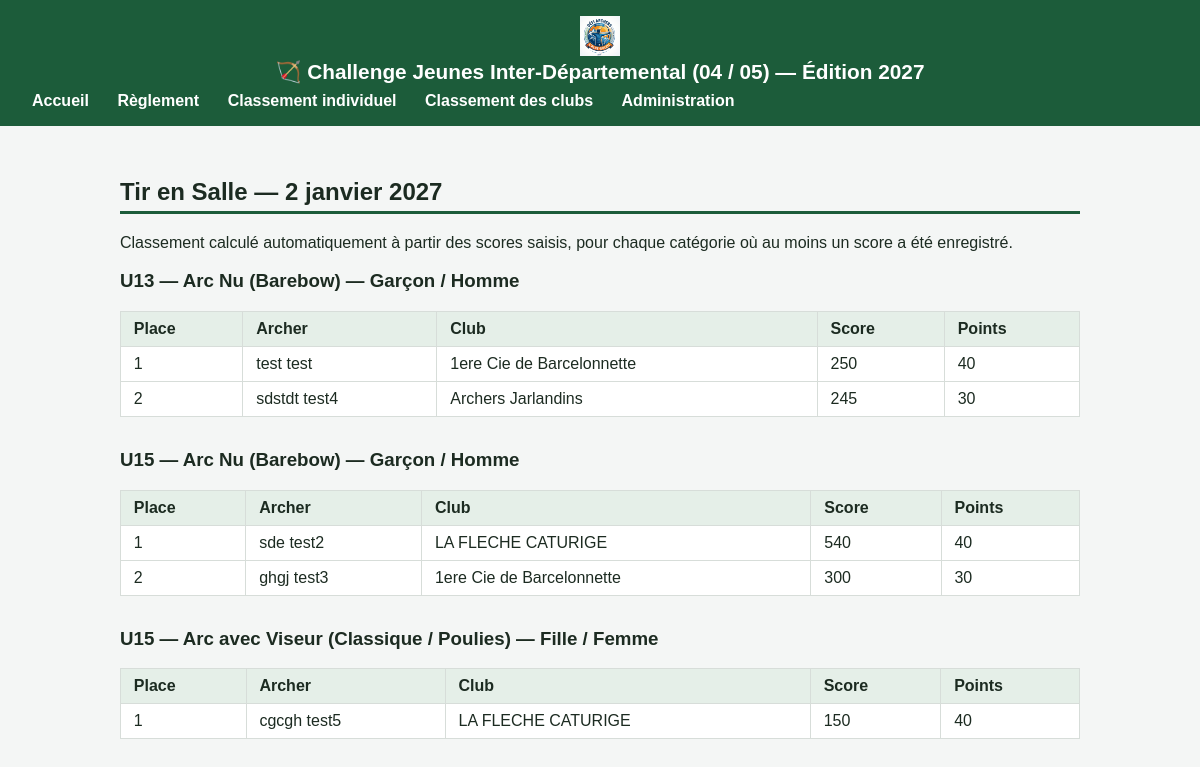
Screenshot of /epreuve/1/ with the database file from the repository.
### challenge/models.py (models this page shows, shortened)
class Epreuve(models.Model):
    DISCIPLINE_CHOICES = [
        ("SALLE", "Tir en Salle"),
        ("FEDERAL", "Tir Fédéral (Tir à l'Extérieur)"),
        ("CAMPAGNE", "Tir de Campagne"),
        ("NATURE", "Tir Nature"),
        ("3D", "Tir 3D"),
        ("BEURSAULT", "Tir Beursault"),
        ("RUN", "Run Archery"),
    ]
    discipline = models.CharField(max_length=10, choices=DISCIPLINE_CHOICES, unique=True)
    edition = models.PositiveIntegerField(default=2026)
    date = models.DateField()
    lieu = models.CharField(max_length=150, blank=True)
    class Meta:
        ordering = ["date"]

class Archer(models.Model):
    SEXE_CHOICES = [
        ("F", "Fille / Femme"),
        ("H", "Garçon / Homme"),
    ]
    CATEGORIE_AGE_CHOICES = [
        ("U11", "U11"),
        ("U13", "U13"),
        ("U15", "U15"),
        ("U18", "U18"),
    ]
    TYPE_ARC_CHOICES = [
        ("NU", "Arc Nu (Barebow)"),
        ("VISEUR", "Arc avec Viseur (Classique / Poulies)"),
    ]
    nom = models.CharField(max_length=100)
    prenom = models.CharField(max_length=100)
    date_naissance = models.DateField()
    club = models.ForeignKey(Club, on_delete=models.CASCADE, related_name="archers")
    sexe = models.CharField(max_length=1, choices=SEXE_CHOICES)
    categorie_age = models.CharField(max_length=3, choices=CATEGORIE_AGE_CHOICES)
    type_arc = models.CharField(max_length=6, choices=TYPE_ARC_CHOICES)
    licence_a_jour = models.BooleanField(
        default=True,
        help_text="Doit être coché pour que l'archer soit éligible (Article 2).",
    )
    numero_licence = models.CharField(max_length=30, blank=True)
    class Meta:
        ordering = ["nom", "prenom"]

class Club(models.Model):
    DEPARTEMENTS = [
        ("04", "Alpes-de-Haute-Provence (04)"),
        ("05", "Hautes-Alpes (05)"),
    ]
    nom = models.CharField(max_length=150, unique=True)
    departement = models.CharField(max_length=2, choices=DEPARTEMENTS)
    logo = models.ImageField(
        upload_to="clubs/",
        blank=True,
        null=True,
        help_text="Logo du club (facultatif), affiché sur le classement des clubs.",
    )
    class Meta:
        ordering = ["nom"]

### challenge/views.py (the view)
# urls.py: path("epreuve/<int:epreuve_id>/", views.detail_epreuve, name="detail_epreuve"),
def detail_epreuve(request, epreuve_id):
    epreuve = get_object_or_404(Epreuve, pk=epreuve_id)
    blocs = []
    for age_code, age_label in Archer.CATEGORIE_AGE_CHOICES:
        for arc_code, arc_label in Archer.TYPE_ARC_CHOICES:
            for sexe_code, sexe_label in Archer.SEXE_CHOICES:
                lignes = classement_epreuve_categorie(epreuve, age_code, arc_code, sexe_code)
                if not lignes:
                    continue
                blocs.append({
                    "titre": f"{age_label} — {arc_label} — {sexe_label}",
                    "lignes": lignes,
                })
    return render(request, "challenge/detail_epreuve.html", {"epreuve": epreuve, "blocs": blocs})

### challenge/models.py (called while the page is built)
    @classmethod
    def points_pour_place(cls, place: int) -> int:
        return cls.BAREME.get(place, cls.POINTS_AUTRES_PARTICIPANTS)

### challenge/services.py (called while the page is built)
def classement_epreuve_categorie(
    epreuve: Epreuve, categorie_age: str, type_arc: str, sexe: str
) -> list[dict]:
    resultats = list(
        Resultat.objects.filter(
            epreuve=epreuve,
            archer__categorie_age=categorie_age,
            archer__type_arc=type_arc,
            archer__sexe=sexe,
            archer__licence_a_jour=True,
        ).select_related("archer").order_by("-score", "archer__nom")
    )
    lignes = []
    dernier_score = None
    place_courante = 0
    for rang, res in enumerate(resultats, start=1):
        if res.score != dernier_score:
            place_courante = rang
            dernier_score = res.score
        lignes.append({
            "archer": res.archer,
            "score": res.score,
            "place": place_courante,
            "points": Resultat.points_pour_place(place_courante),
        })
    return lignes

### challenge/templates/challenge/detail_epreuve.html
{% extends "challenge/base.html" %}
{% block content %}
<h2>{{ epreuve.get_discipline_display }} — {{ epreuve.date }}</h2>
<p>Classement calculé automatiquement à partir des scores saisis, pour chaque
catégorie où au moins un score a été enregistré.</p>
{% for bloc in blocs %}
  <h3>{{ bloc.titre }}</h3>
  <table>
    <thead>
      <tr><th>Place</th><th>Archer</th><th>Club</th><th>Score</th><th>Points</th></tr>
    </thead>
    <tbody>
      {% for ligne in bloc.lignes %}
      <tr>
        <td>{{ ligne.place }}</td>
        <td>{{ ligne.archer.prenom }} {{ ligne.archer.nom }}</td>
        <td>{{ ligne.archer.club.nom }}</td>
        <td>{{ ligne.score }}</td>
        <td>{{ ligne.points }}</td>
      </tr>
      {% endfor %}
    </tbody>
  </table>
{% empty %}
  <p>Aucun score n'a encore été saisi pour cette épreuve.</p>
{% endfor %}
{% endblock %}

### challenge/templates/challenge/base.html (style rules this page uses)
body { font-family: Arial, Helvetica, sans-serif; margin: 0; background: #f4f6f5; color: #1c2b21; }
table { border-collapse: collapse; width: 100%; margin-bottom: 2rem; background: white; }
th, td { border: 1px solid #d7ddd9; padding: 0.5rem 0.8rem; text-align: left; }
th { background: #e5efe8; }
h2 { border-bottom: 3px solid #1c5c3a; padding-bottom: 0.3rem; }

### rows the page displays
Epreuve: discipline "Tir en Salle", date "2 janvier 2027"
Archer: place "1", archer.prenom "test", archer.nom "test", archer.club.nom "1ere Cie de Barcelonnette", score "250", points "40"
Archer: place "2", archer.prenom "sdstdt", archer.nom "test4", archer.club.nom "Archers Jarlandins", score "245", points "30"
Archer: place "1", archer.prenom "sde", archer.nom "test2", archer.club.nom "LA FLECHE CATURIGE", score "540", points "40"
Archer: place "2", archer.prenom "ghgj", archer.nom "test3", archer.club.nom "1ere Cie de Barcelonnette", score "300", points "30"
Archer: place "1", archer.prenom "cgcgh", archer.nom "test5", archer.club.nom "LA FLECHE CATURIGE", score "150", points "40"

### other values shown
{{ bloc.titre }} "U13 — Arc Nu (Barebow) — Garçon / Homme" "U15 — Arc Nu (Barebow) — Garçon / Homme" "U15 — Arc avec Viseur (Classique / Poulies) — Fille / Femme"
